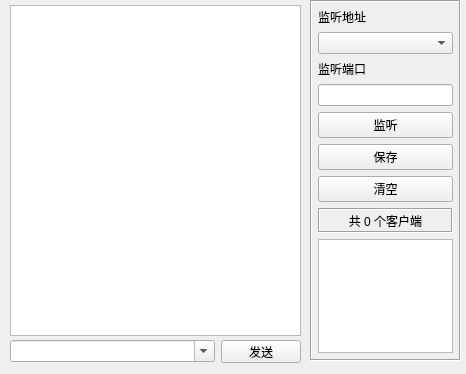
<?xml version="1.0" encoding="UTF-8"?>
<ui version="4.0">
 <class>UdpServer</class>
 <widget class="QWidget" name="UdpServer">
  <property name="geometry">
   <rect>
    <x>0</x>
    <y>0</y>
    <width>466</width>
    <height>374</height>
   </rect>
  </property>
  <property name="windowTitle">
   <string>Form</string>
  </property>
  <widget class="QTextEdit" name="txtMain">
   <property name="geometry">
    <rect>
     <x>10</x>
     <y>5</y>
     <width>291</width>
     <height>331</height>
    </rect>
   </property>
   <property name="readOnly">
    <bool>true</bool>
   </property>
  </widget>
  <widget class="QFrame" name="frame">
   <property name="geometry">
    <rect>
     <x>310</x>
     <y>0</y>
     <width>151</width>
     <height>361</height>
    </rect>
   </property>
   <property name="minimumSize">
    <size>
     <width>0</width>
     <height>0</height>
    </size>
   </property>
   <property name="maximumSize">
    <size>
     <width>170</width>
     <height>16777215</height>
    </size>
   </property>
   <property name="frameShape">
    <enum>QFrame::Box</enum>
   </property>
   <property name="frameShadow">
    <enum>QFrame::Sunken</enum>
   </property>
   <layout class="QVBoxLayout" name="verticalLayout">
    <property name="leftMargin">
     <number>6</number>
    </property>
    <property name="topMargin">
     <number>6</number>
    </property>
    <property name="rightMargin">
     <number>6</number>
    </property>
    <property name="bottomMargin">
     <number>6</number>
    </property>
    <item>
     <widget class="QLabel" name="labListenIP">
      <property name="text">
       <string>监听地址</string>
      </property>
     </widget>
    </item>
    <item>
     <widget class="QComboBox" name="cboxListenIP"/>
    </item>
    <item>
     <widget class="QLabel" name="labListenPort">
      <property name="text">
       <string>监听端口</string>
      </property>
     </widget>
    </item>
    <item>
     <widget class="QLineEdit" name="txtListenPort"/>
    </item>
    <item>
     <widget class="QPushButton" name="btnListen">
      <property name="text">
       <string>监听</string>
      </property>
     </widget>
    </item>
    <item>
     <widget class="QPushButton" name="btnSave">
      <property name="text">
       <string>保存</string>
      </property>
     </widget>
    </item>
    <item>
     <widget class="QPushButton" name="btnClear">
      <property name="text">
       <string>清空</string>
      </property>
     </widget>
    </item>
    <item>
     <widget class="QLabel" name="labCount">
      <property name="minimumSize">
       <size>
        <width>0</width>
        <height>25</height>
       </size>
      </property>
      <property name="frameShape">
       <enum>QFrame::Box</enum>
      </property>
      <property name="frameShadow">
       <enum>QFrame::Sunken</enum>
      </property>
      <property name="text">
       <string>共 0 个客户端</string>
      </property>
      <property name="alignment">
       <set>Qt::AlignCenter</set>
      </property>
     </widget>
    </item>
    <item>
     <widget class="QListWidget" name="listWidget"/>
    </item>
   </layout>
  </widget>
  <widget class="QWidget" name="widget" native="true">
   <property name="geometry">
    <rect>
     <x>10</x>
     <y>340</y>
     <width>291</width>
     <height>23</height>
    </rect>
   </property>
   <layout class="QHBoxLayout" name="layUdpServer">
    <property name="leftMargin">
     <number>0</number>
    </property>
    <property name="topMargin">
     <number>0</number>
    </property>
    <property name="rightMargin">
     <number>0</number>
    </property>
    <property name="bottomMargin">
     <number>0</number>
    </property>
    <item>
     <widget class="QComboBox" name="cboxData">
      <property name="sizePolicy">
       <sizepolicy hsizetype="Ignored" vsizetype="Fixed">
        <horstretch>0</horstretch>
        <verstretch>0</verstretch>
       </sizepolicy>
      </property>
      <property name="editable">
       <bool>true</bool>
      </property>
     </widget>
    </item>
    <item>
     <widget class="QPushButton" name="btnSend">
      <property name="minimumSize">
       <size>
        <width>80</width>
        <height>0</height>
       </size>
      </property>
      <property name="maximumSize">
       <size>
        <width>80</width>
        <height>16777215</height>
       </size>
      </property>
      <property name="text">
       <string>发送</string>
      </property>
     </widget>
    </item>
   </layout>
  </widget>
 </widget>
 <resources/>
 <connections/>
</ui>
